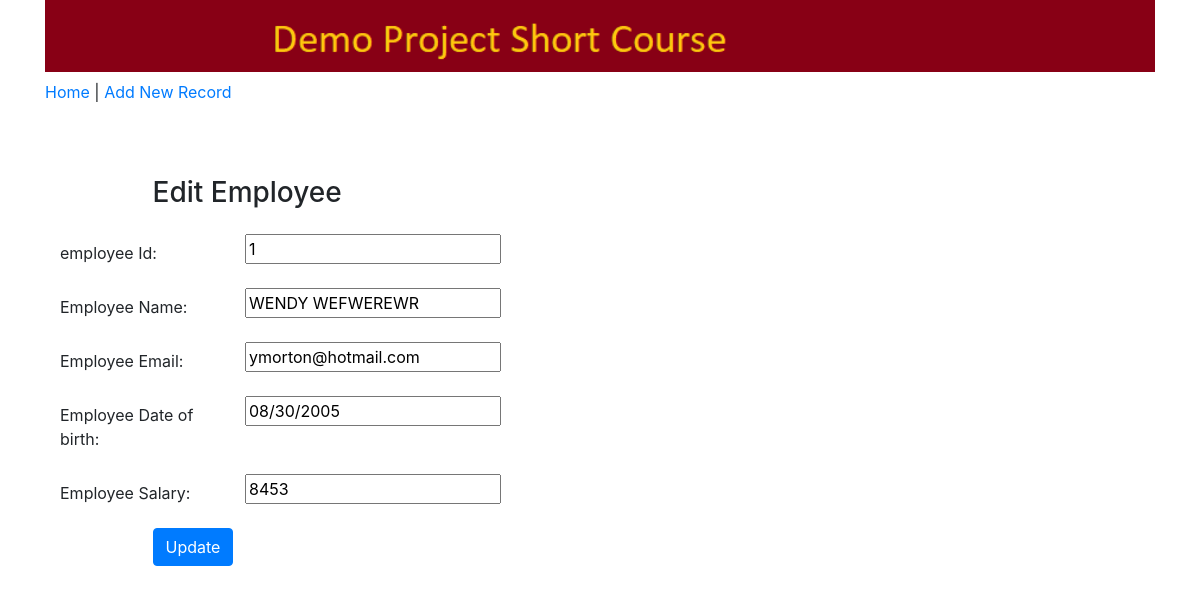
Screenshot of /edit/1 with the database file from the repository.
### less4App/models.py (models this page shows, shortened)
class Employee(models.Model):
    id = models.AutoField(primary_key=True)
    name = models.CharField("Employee Name", max_length=100)
    email = models.EmailField("Email Address", max_length=100)
    dob = models.DateTimeField("Date of Birth",help_text="Format: yyyy/mm/dd")
    salary = models.FloatField("Monthly Salary")
    class Meta:
        db_table = "employees"

### less4App/views.py (the view)
# urls.py: path('edit/<int:id>', views.edit),
def edit(request, id):
    employee = Employee.objects.get(id=id)
    form = EmployeeForm(request.POST,request.FILES) #try
    return render(request,'edit.html',{'employee':employee,'form':form})

### less4App/forms.py
class EmployeeForm(forms.ModelForm):
    class Meta:
        model = Employee
        fields = "__all__"
        widgets = {
                'dob' : forms.DateInput(attrs={'class': 'datepicker1 form-control'}),
                'name': forms.TextInput(attrs={'class': 'form-control'}),
                'email': forms.TextInput(attrs={'class': 'form-control','placeholder': 'Email Address'}),
                'salary': forms.TextInput(attrs={'class': 'form-control'}),
    	}
        dob = forms.DateField(
            widget=forms.DateInput(format='%Y/%m/%d'),input_formats=('%Y/%m/%d', )
        )

### less4App/templates/edit.html (shortened to what this page needs)
{% extends 'base.html' %}
{% block content %}
    <form method="POST" class="post-form" action="/update/{{employee.id}}" enctype="multipart/form-data">
        <div class="container">
        <br>
        <div class="form-group row">
        <label class="col-sm-1 col-form-label"></label>
        <div class="col-sm-4">
        <h3>Edit Employee</h3>
        </div>
      </div>
      <div class="form-group row">
        <label class="col-sm-2 col-form-label">employee Id:</label>
        <div class="col-sm-4">
            <input type="text" name="id" id="id_id" required maxlength="20" value="{{ employee.id }}"/>
        </div>
      </div>
      <div class="form-group row">
        <label class="col-sm-2 col-form-label">Employee Name:</label>
        <div class="col-sm-4">
          <input type="text" name="name" id="id_name" required maxlength="20" value="{{ employee.name | upper }}"/>
        </div>
      </div>
        <div class="form-group row">
        <label class="col-sm-2 col-form-label">Employee Email:</label>
        <div class="col-sm-4">
          <input type="text" name="email" id="id_email" required maxlength="20" value="{{ employee.email }}"/>
        </div>
      </div>
        <div class="form-group row">
        <label class="col-sm-2 col-form-label">Employee Date of birth:</label>
        <div class="col-sm-4">
          <input type="text" name="dob" id="id_dob" required maxlength="20" value="{{ employee.dob | date:"m/d/Y"  }}"/>
        </div>
      </div>
      <div class="form-group row">
    <label class="col-sm-2 col-form-label">Employee Salary:</label>
    <div class="col-sm-4">
      <input type="text" name="salary" id="id_salary" required maxlength="20" value="{{ employee.salary |floatformat:"-3"}}"/>
    </div>
  </div>
        <div class="form-group row">
        <label class="col-sm-1 col-form-label"></label>
        <div class="col-sm-4">
        <button type="submit" class="btn btn-primary">Update</button>
        </div>
      </div>
        </div>
    </form>
{% endblock %}

### rows the page displays
Employee: id "1", name "WENDY WEFWEREWR", email "ymorton@hotmail.com", dob "08/30/2005", salary "8453"
